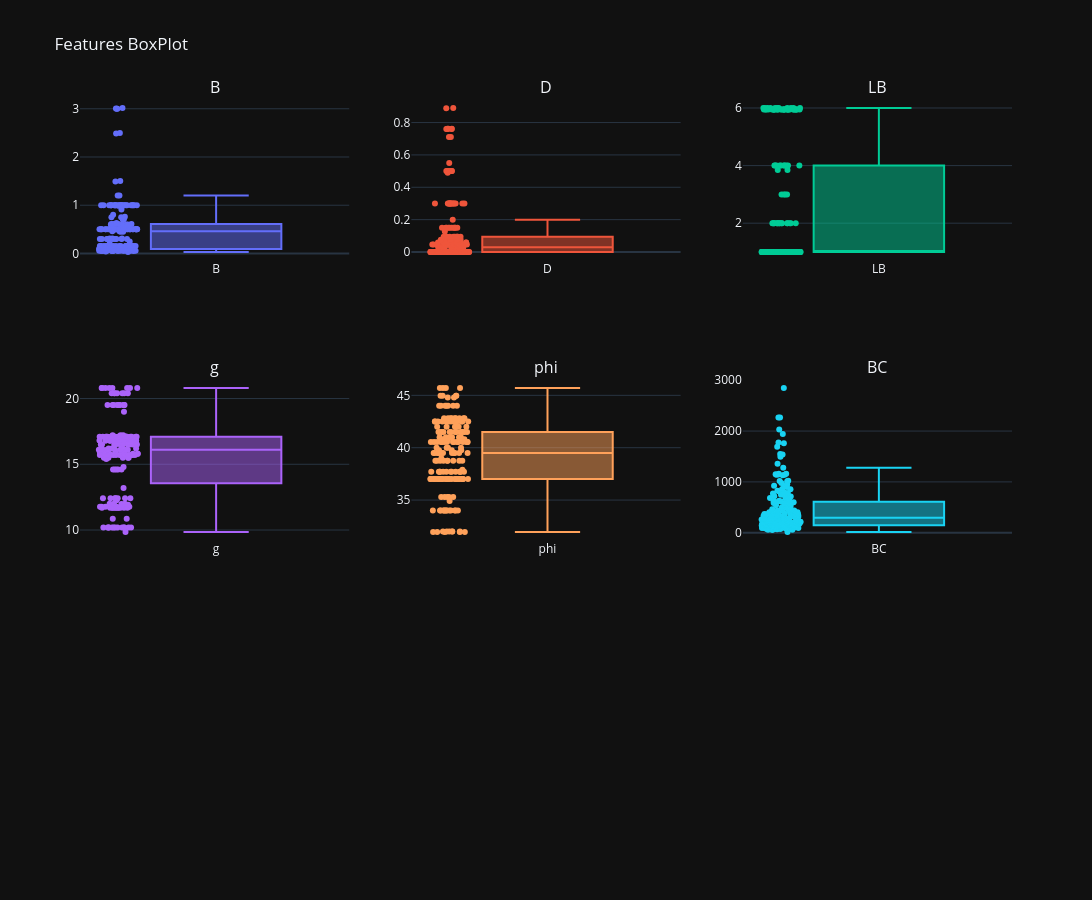

Notebook cell for this chart:
### Code cell
# box plot
fig = make_subplots( rows=3, cols=3, subplot_titles=df.columns)

for i, col in enumerate(df.columns):
    row = i // 3 + 1; col_num = i % 3 + 1

    fig.add_trace(
        go.Box( y=df[col], name=col, boxpoints='all'), row=row, col=col_num )

fig.update_layout( height=900, width=1200, title_text="Features BoxPlot", showlegend=False)

fig.show()

### Figure 1 — Plotly figure (JSON) as saved in the notebook; plotly's stock layout.template omitted (floating-point values rounded to 4 significant figures; data arrays with more than 128 entries replaced by an {"elided": "..."} marker saying what was removed)
{"data": [{"boxpoints": "all", "name": "B", "y": {"elided": "183 float values"}, "type": "box", "xaxis": "x", "yaxis": "y"}, {"boxpoints": "all", "name": "D", "y": {"elided": "183 float values"}, "type": "box", "xaxis": "x2", "yaxis": "y2"}, {"boxpoints": "all", "name": "LB", "y": {"elided": "183 float values"}, "type": "box", "xaxis": "x3", "yaxis": "y3"}, {"boxpoints": "all", "name": "g", "y": {"elided": "183 float values"}, "type": "box", "xaxis": "x4", "yaxis": "y4"}, {"boxpoints": "all", "name": "phi", "y": {"elided": "183 float values"}, "type": "box", "xaxis": "x5", "yaxis": "y5"}, {"boxpoints": "all", "name": "BC", "y": {"elided": "183 float values"}, "type": "box", "xaxis": "x6", "yaxis": "y6"}], "layout": {"xaxis": {"anchor": "y", "domain": [0.0, 0.2889]}, "yaxis": {"anchor": "x", "domain": [0.7778, 1.0]}, "xaxis2": {"anchor": "y2", "domain": [0.3556, 0.6444]}, "yaxis2": {"anchor": "x2", "domain": [0.7778, 1.0]}, "xaxis3": {"anchor": "y3", "domain": [0.7111, 1.0]}, "yaxis3": {"anchor": "x3", "domain": [0.7778, 1.0]}, "xaxis4": {"anchor": "y4", "domain": [0.0, 0.2889]}, "yaxis4": {"anchor": "x4", "domain": [0.3889, 0.6111]}, "xaxis5": {"anchor": "y5", "domain": [0.3556, 0.6444]}, "yaxis5": {"anchor": "x5", "domain": [0.3889, 0.6111]}, "xaxis6": {"anchor": "y6", "domain": [0.7111, 1.0]}, "yaxis6": {"anchor": "x6", "domain": [0.3889, 0.6111]}, "xaxis7": {"anchor": "y7", "domain": [0.0, 0.2889]}, "yaxis7": {"anchor": "x7", "domain": [0.0, 0.2222]}, "xaxis8": {"anchor": "y8", "domain": [0.3556, 0.6444]}, "yaxis8": {"anchor": "x8", "domain": [0.0, 0.2222]}, "xaxis9": {"anchor": "y9", "domain": [0.7111, 1.0]}, "yaxis9": {"anchor": "x9", "domain": [0.0, 0.2222]}, "annotations": [{"font": {"size": 16}, "showarrow": false, "text": "B", "x": 0.1444, "xanchor": "center", "xref": "paper", "y": 1.0, "yanchor": "bottom", "yref": "paper"}, {"font": {"size": 16}, "showarrow": false, "text": "D", "x": 0.5, "xanchor": "center", "xref": "paper", "y": 1.0, "yanchor": "bottom", "yref": "paper"}, {"font": {"size": 16}, "showarrow": false, "text": "LB", "x": 0.8556, "xanchor": "center", "xref": "paper", "y": 1.0, "yanchor": "bottom", "yref": "paper"}, {"font": {"size": 16}, "showarrow": false, "text": "g", "x": 0.1444, "xanchor": "center", "xref": "paper", "y": 0.6111, "yanchor": "bottom", "yref": "paper"}, {"font": {"size": 16}, "showarrow": false, "text": "phi", "x": 0.5, "xanchor": "center", "xref": "paper", "y": 0.6111, "yanchor": "bottom", "yref": "paper"}, {"font": {"size": 16}, "showarrow": false, "text": "BC", "x": 0.8556, "xanchor": "center", "xref": "paper", "y": 0.6111, "yanchor": "bottom", "yref": "paper"}], "title": {"text": "Features BoxPlot"}, "height": 900, "width": 1200, "showlegend": false}}
